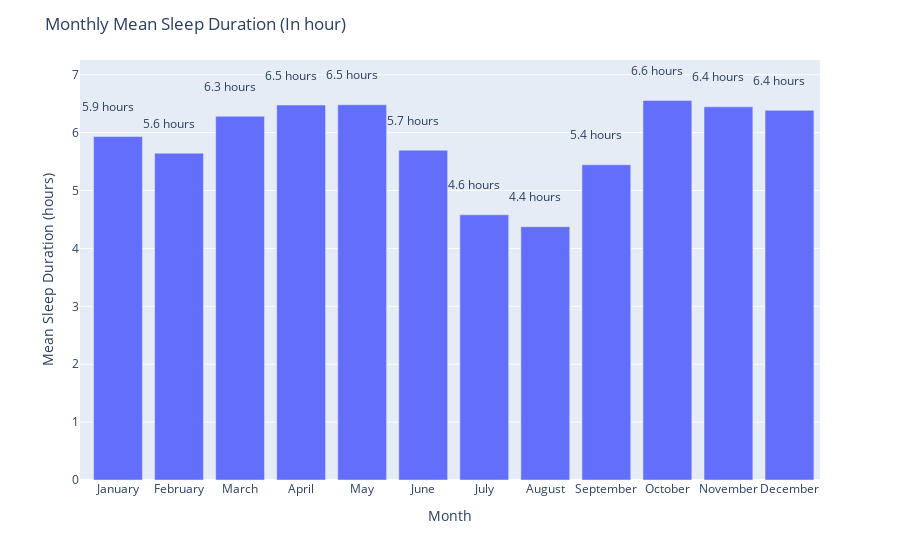

The code cell stored with this chart in its notebook:
### Markdown cell above
If I take less than 5 thousand steps, I increase the optimum deep sleep time.

### Code cell
# Step 1: Read the CSV file into a Pandas DataFrame
df = pd.read_csv('/Users/saidildeniz/Downloads/cs210/merged_data_final.csv')

# Step 2: Convert 'Month' column to datetime format
# Assuming 'Month' is in a format like 'September'
df['Month'] = pd.to_datetime(df['Month'] + ' 1, 2022', format='%B %d, %Y')

# Step 3: Fill missing values with the mean of 'SleepDuration'
df['SleepDuration'] = df['SleepDuration'].fillna(df['SleepDuration'].mean())

# Convert sleep duration from minutes to hours
df['SleepDuration'] = df['SleepDuration'] / 60

# Step 4: Group by month and calculate mean of 'SleepDuration'
# Use custom order for months
month_order = ['January', 'February', 'March', 'April', 'May', 'June', 'July', 'August', 'September', 'October', 'November', 'December']
monthly_mean = df.groupby(df['Month'].dt.strftime('%B'))['SleepDuration'].mean().reindex(month_order)

# Step 5: Visualize with Plotly
fig = px.bar(x=monthly_mean.index, y=monthly_mean.values, labels={'x': 'Month', 'y': 'Mean Sleep Duration (hours)'})
fig.update_layout(title='Monthly Mean Sleep Duration (In hour)')

# Add text labels on top of each bar
for i, value in enumerate(monthly_mean.values):
    fig.add_annotation(x=monthly_mean.index[i], y=value, text=f'{round(value, 1)} hours',
                       showarrow=True, arrowhead=4, arrowcolor='rgba(0,0,0,0)')

fig.show()

### Figure 1 — Plotly figure (JSON) as saved in the notebook; plotly's stock layout.template omitted (floating-point values rounded to 4 significant figures)
{"data": [{"alignmentgroup": "True", "hovertemplate": "Month=%{x}<br>Mean Sleep Duration (hours)=%{y}<extra></extra>", "legendgroup": "", "marker": {"color": "#636efa", "pattern": {"shape": ""}}, "name": "", "offsetgroup": "", "orientation": "v", "showlegend": false, "textposition": "auto", "type": "bar", "x": ["January", "February", "March", "April", "May", "June", "July", "August", "September", "October", "November", "December"], "xaxis": "x", "y": [5.934, 5.645, 6.283, 6.478, 6.483, 5.698, 4.582, 4.376, 5.445, 6.556, 6.446, 6.386], "yaxis": "y"}], "layout": {"annotations": [{"arrowcolor": "rgba(0,0,0,0)", "arrowhead": 4, "showarrow": true, "text": "5.9 hours", "x": "January", "y": 5.934}, {"arrowcolor": "rgba(0,0,0,0)", "arrowhead": 4, "showarrow": true, "text": "5.6 hours", "x": "February", "y": 5.645}, {"arrowcolor": "rgba(0,0,0,0)", "arrowhead": 4, "showarrow": true, "text": "6.3 hours", "x": "March", "y": 6.283}, {"arrowcolor": "rgba(0,0,0,0)", "arrowhead": 4, "showarrow": true, "text": "6.5 hours", "x": "April", "y": 6.478}, {"arrowcolor": "rgba(0,0,0,0)", "arrowhead": 4, "showarrow": true, "text": "6.5 hours", "x": "May", "y": 6.483}, {"arrowcolor": "rgba(0,0,0,0)", "arrowhead": 4, "showarrow": true, "text": "5.7 hours", "x": "June", "y": 5.698}, {"arrowcolor": "rgba(0,0,0,0)", "arrowhead": 4, "showarrow": true, "text": "4.6 hours", "x": "July", "y": 4.582}, {"arrowcolor": "rgba(0,0,0,0)", "arrowhead": 4, "showarrow": true, "text": "4.4 hours", "x": "August", "y": 4.376}, {"arrowcolor": "rgba(0,0,0,0)", "arrowhead": 4, "showarrow": true, "text": "5.4 hours", "x": "September", "y": 5.445}, {"arrowcolor": "rgba(0,0,0,0)", "arrowhead": 4, "showarrow": true, "text": "6.6 hours", "x": "October", "y": 6.556}, {"arrowcolor": "rgba(0,0,0,0)", "arrowhead": 4, "showarrow": true, "text": "6.4 hours", "x": "November", "y": 6.446}, {"arrowcolor": "rgba(0,0,0,0)", "arrowhead": 4, "showarrow": true, "text": "6.4 hours", "x": "December", "y": 6.386}], "barmode": "relative", "legend": {"tracegroupgap": 0}, "margin": {"t": 60}, "title": {"text": "Monthly Mean Sleep Duration (In hour)"}, "xaxis": {"anchor": "y", "domain": [0, 1], "title": {"text": "Month"}}, "yaxis": {"anchor": "x", "domain": [0, 1], "title": {"text": "Mean Sleep Duration (hours)"}}}}
